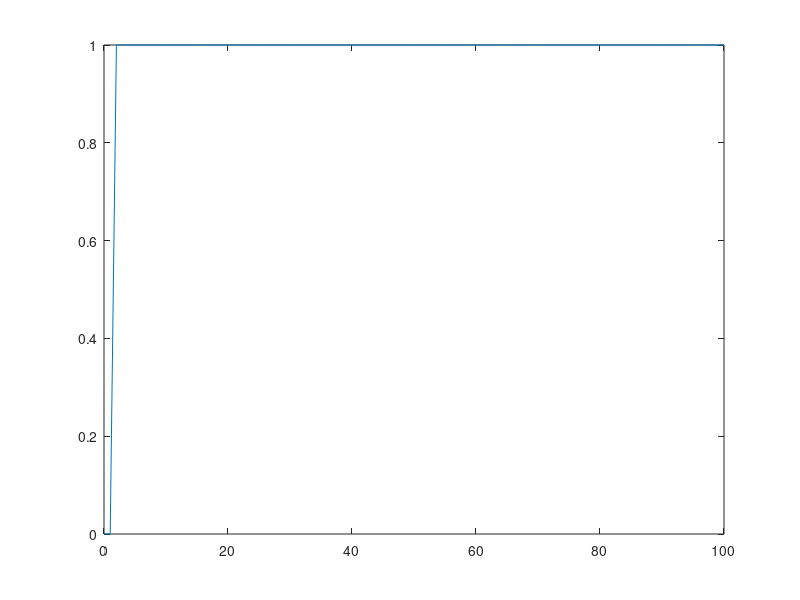
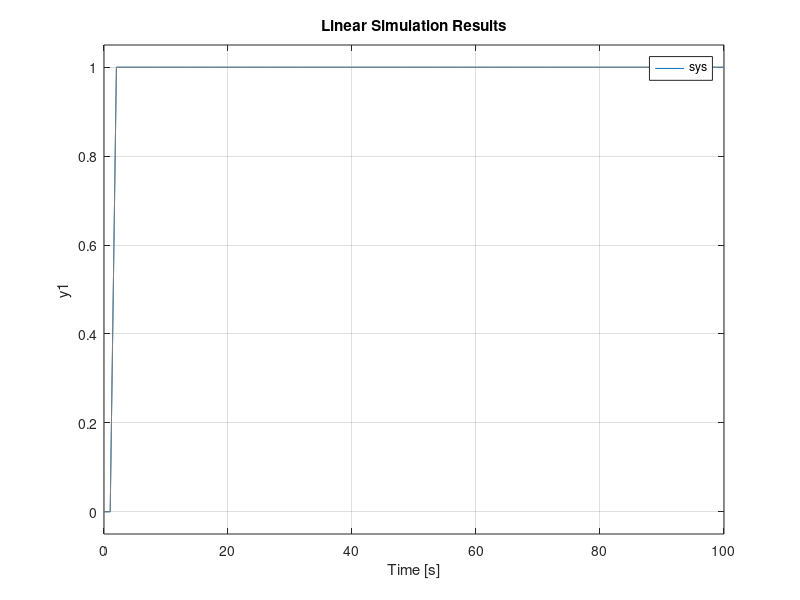

These figures' MATLAB source, in order:
clc;
close all;
clear all;

%% RC filter implementation
t = 0:1:100;
% x = sin(2*pi*10*t)
x = (t>1)*1 + (t~=1)*0; 
R = 1E6; C = 10E-12;
y = [];

a = 1/(1+(R*C));
b = R*C/(1+(R*C));

% From Euler expansion
for i = 1:length(x)
    if i == 1
        y = a*x(i);
    else
        y = [y, a*x(i) + b*y(i-1)]
    end
end

figure(1)
plot(t,y);
%% Laplace domain
sys = tf(1,[R*C 1])
figure(2)
lsim(sys,x,t);
